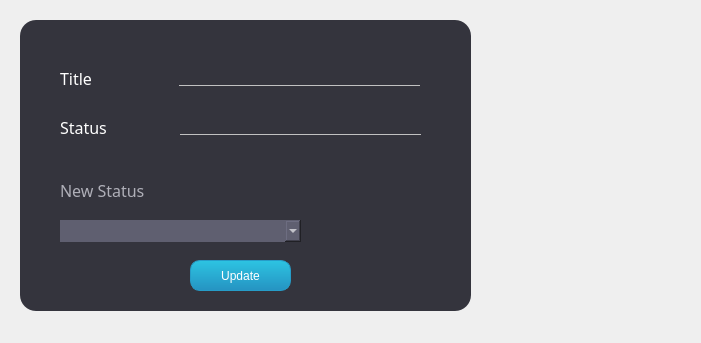
<?xml version="1.0" encoding="UTF-8"?>
<ui version="4.0">
 <class>updatebook</class>
 <widget class="QDialog" name="updatebook">
  <property name="geometry">
   <rect>
    <x>0</x>
    <y>0</y>
    <width>701</width>
    <height>343</height>
   </rect>
  </property>
  <property name="windowTitle">
   <string>Dialog</string>
  </property>
  <widget class="QFrame" name="UpdateBookFormFrame">
   <property name="geometry">
    <rect>
     <x>20</x>
     <y>20</y>
     <width>451</width>
     <height>291</height>
    </rect>
   </property>
   <property name="styleSheet">
    <string notr="true">background-color: rgb(52, 52, 61);
border-radius: 16px;</string>
   </property>
   <property name="frameShape">
    <enum>QFrame::StyledPanel</enum>
   </property>
   <property name="frameShadow">
    <enum>QFrame::Raised</enum>
   </property>
   <widget class="QLabel" name="bookCopyLabel_2">
    <property name="geometry">
     <rect>
      <x>40</x>
      <y>160</y>
      <width>111</width>
      <height>21</height>
     </rect>
    </property>
    <property name="font">
     <font>
      <family>Century Gothic</family>
      <pointsize>12</pointsize>
      <weight>50</weight>
      <italic>false</italic>
      <bold>false</bold>
     </font>
    </property>
    <property name="styleSheet">
     <string notr="true">color: rgb(175, 175, 184);
font: 12pt &quot;Century Gothic&quot;;</string>
    </property>
    <property name="text">
     <string>New Status</string>
    </property>
   </widget>
   <widget class="QComboBox" name="boxupdateBook_2">
    <property name="geometry">
     <rect>
      <x>40</x>
      <y>200</y>
      <width>241</width>
      <height>22</height>
     </rect>
    </property>
    <property name="styleSheet">
     <string notr="true">color: rgb(255, 255, 255);
background-color: rgb(95, 95, 112);
</string>
    </property>
   </widget>
   <widget class="QPushButton" name="btnupdatebook_2">
    <property name="geometry">
     <rect>
      <x>170</x>
      <y>240</y>
      <width>101</width>
      <height>31</height>
     </rect>
    </property>
    <property name="cursor">
     <cursorShape>OpenHandCursor</cursorShape>
    </property>
    <property name="mouseTracking">
     <bool>true</bool>
    </property>
    <property name="styleSheet">
     <string notr="true">/*background-color: qlineargradient(spread:pad, x1:0, y1:1, x2:0, y2:0, stop:0 rgba(54, 110, 140, 255), stop:0.747191 rgba(145, 192, 216, 255));

border-color: rgb(81, 130, 157);
font: 8pt &quot;Nirmala UI&quot;;
color: rgb(0, 0, 0);
border-radius: 10px;*/

/*-----QPushButton-----*/
QPushButton
{
background-color: qlineargradient(spread:pad, x1:0, y1:1, x2:0, y2:0, stop:0 rgba(37, 147, 194, 255), stop:1 rgba(45, 196, 226, 255));
color: rgb(255, 255, 255);
font: 8pt &quot;Century Gothic&quot;;
min-width: 80px;
border-style: solid;
border-width: 1px;
border-radius: 10px;
border-color: rgb(38, 156, 200);
padding: 5px;}

QPushButton::flat
{
background-color: transparent;
border: none;
color: #fff;}

QPushButton::disabled
{
background-color: rgb(131, 165, 174);
color: black;
border-color: black;}

QPushButton::hover
{
background-color: qlineargradient(spread:pad, x1:0, y1:1, x2:0, y2:0, stop:0 rgba(47, 160, 194, 255), stop:1 rgba(57, 209, 209, 255));
border: 1px solid rgb(41, 170, 182);}
</string>
    </property>
    <property name="text">
     <string>Update</string>
    </property>
   </widget>
   <widget class="QLabel" name="label_19">
    <property name="geometry">
     <rect>
      <x>40</x>
      <y>90</y>
      <width>71</width>
      <height>35</height>
     </rect>
    </property>
    <property name="font">
     <font>
      <family>Century Gothic</family>
      <pointsize>12</pointsize>
      <weight>9</weight>
      <italic>false</italic>
      <bold>false</bold>
     </font>
    </property>
    <property name="styleSheet">
     <string notr="true">color: rgb(255, 255, 255);
font: 75 12pt &quot;Century Gothic&quot;;</string>
    </property>
    <property name="text">
     <string>Status</string>
    </property>
   </widget>
   <widget class="QLabel" name="label_17">
    <property name="geometry">
     <rect>
      <x>40</x>
      <y>40</y>
      <width>51</width>
      <height>36</height>
     </rect>
    </property>
    <property name="font">
     <font>
      <family>Century Gothic</family>
      <pointsize>12</pointsize>
      <weight>9</weight>
      <italic>false</italic>
      <bold>false</bold>
     </font>
    </property>
    <property name="styleSheet">
     <string notr="true">color: rgb(255, 255, 255);
font: 75 12pt &quot;Century Gothic&quot;;</string>
    </property>
    <property name="text">
     <string>Title</string>
    </property>
   </widget>
   <widget class="QLabel" name="lbluStatus">
    <property name="geometry">
     <rect>
      <x>160</x>
      <y>80</y>
      <width>241</width>
      <height>35</height>
     </rect>
    </property>
    <property name="font">
     <font>
      <family>Century Gothic</family>
      <pointsize>15</pointsize>
      <weight>50</weight>
      <italic>false</italic>
      <bold>false</bold>
     </font>
    </property>
    <property name="styleSheet">
     <string notr="true">background: transparent;
border:none;
color: rgb(193, 193, 193);
font: 15pt &quot;Century Gothic&quot;;
border-bottom: 1px solid rgb(193, 193, 193);
border-radius:none;</string>
    </property>
    <property name="frameShape">
     <enum>QFrame::Panel</enum>
    </property>
    <property name="text">
     <string/>
    </property>
   </widget>
   <widget class="QLabel" name="lbluBookTitle">
    <property name="geometry">
     <rect>
      <x>159</x>
      <y>30</y>
      <width>241</width>
      <height>36</height>
     </rect>
    </property>
    <property name="font">
     <font>
      <family>Century Gothic</family>
      <pointsize>15</pointsize>
      <weight>50</weight>
      <italic>false</italic>
      <bold>false</bold>
     </font>
    </property>
    <property name="styleSheet">
     <string notr="true">background: transparent;
border:none;
color: rgb(193, 193, 193);
font: 15pt &quot;Century Gothic&quot;;
border-bottom: 1px solid rgb(193, 193, 193);
border-radius:none;</string>
    </property>
    <property name="frameShape">
     <enum>QFrame::Panel</enum>
    </property>
    <property name="text">
     <string/>
    </property>
   </widget>
  </widget>
 </widget>
 <resources/>
 <connections/>
</ui>
